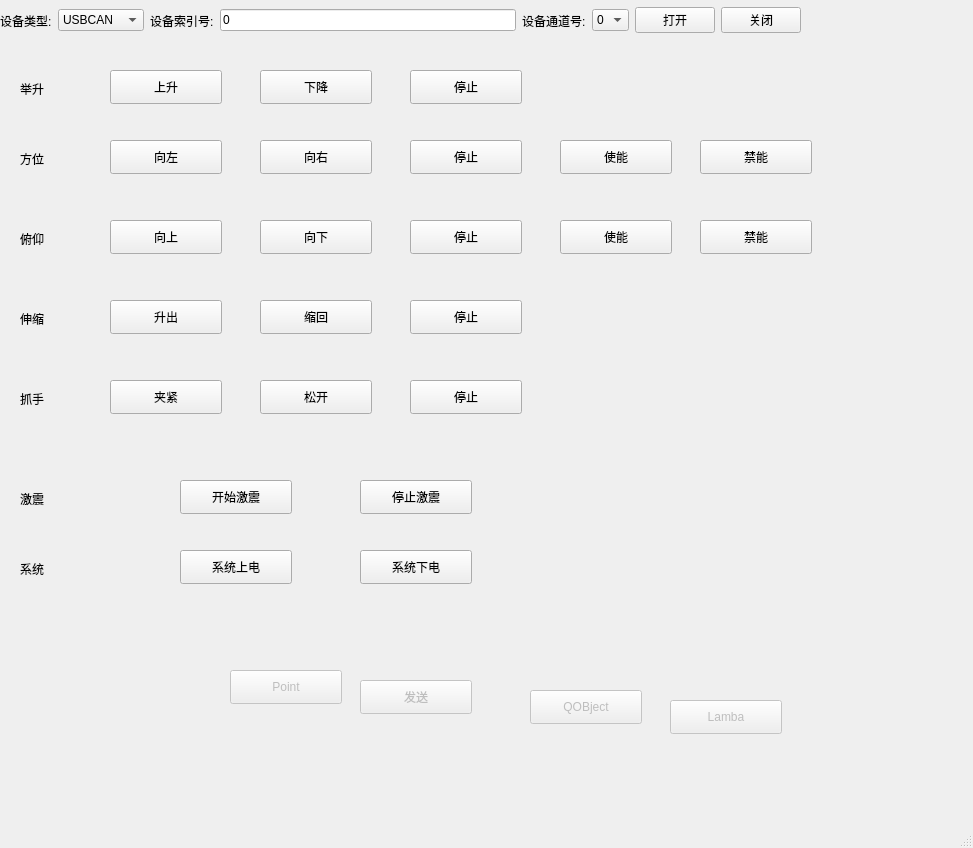
<?xml version="1.0" encoding="UTF-8"?>
<ui version="4.0">
 <class>MainWindow</class>
 <widget class="QMainWindow" name="MainWindow">
  <property name="geometry">
   <rect>
    <x>0</x>
    <y>0</y>
    <width>973</width>
    <height>848</height>
   </rect>
  </property>
  <property name="windowTitle">
   <string>MainWindow</string>
  </property>
  <widget class="QWidget" name="centralwidget">
   <widget class="QPushButton" name="pushButton">
    <property name="enabled">
     <bool>false</bool>
    </property>
    <property name="geometry">
     <rect>
      <x>360</x>
      <y>680</y>
      <width>112</width>
      <height>34</height>
     </rect>
    </property>
    <property name="text">
     <string>发送</string>
    </property>
   </widget>
   <widget class="QPushButton" name="btncon">
    <property name="enabled">
     <bool>false</bool>
    </property>
    <property name="geometry">
     <rect>
      <x>530</x>
      <y>690</y>
      <width>112</width>
      <height>34</height>
     </rect>
    </property>
    <property name="text">
     <string>QOBject</string>
    </property>
   </widget>
   <widget class="QPushButton" name="lamba">
    <property name="enabled">
     <bool>false</bool>
    </property>
    <property name="geometry">
     <rect>
      <x>670</x>
      <y>700</y>
      <width>112</width>
      <height>34</height>
     </rect>
    </property>
    <property name="text">
     <string>Lamba</string>
    </property>
   </widget>
   <widget class="QPushButton" name="point">
    <property name="enabled">
     <bool>false</bool>
    </property>
    <property name="geometry">
     <rect>
      <x>230</x>
      <y>670</y>
      <width>112</width>
      <height>34</height>
     </rect>
    </property>
    <property name="text">
     <string>Point</string>
    </property>
   </widget>
   <widget class="QWidget" name="horizontalLayoutWidget">
    <property name="geometry">
     <rect>
      <x>0</x>
      <y>0</y>
      <width>801</width>
      <height>41</height>
     </rect>
    </property>
    <layout class="QHBoxLayout" name="horizontalLayout">
     <item>
      <widget class="QLabel" name="label">
       <property name="text">
        <string>设备类型:</string>
       </property>
      </widget>
     </item>
     <item>
      <widget class="QComboBox" name="comboBox">
       <item>
        <property name="text">
         <string>USBCAN</string>
        </property>
       </item>
       <item>
        <property name="text">
         <string>CAN_E_U</string>
        </property>
       </item>
      </widget>
     </item>
     <item>
      <widget class="QLabel" name="label_2">
       <property name="text">
        <string>设备索引号:</string>
       </property>
      </widget>
     </item>
     <item>
      <widget class="QLineEdit" name="lineEdit">
       <property name="text">
        <string>0</string>
       </property>
      </widget>
     </item>
     <item>
      <widget class="QLabel" name="label_3">
       <property name="text">
        <string>设备通道号:</string>
       </property>
      </widget>
     </item>
     <item>
      <widget class="QComboBox" name="comboBox_2">
       <item>
        <property name="text">
         <string>0</string>
        </property>
       </item>
       <item>
        <property name="text">
         <string>1</string>
        </property>
       </item>
      </widget>
     </item>
     <item>
      <widget class="QPushButton" name="openButton">
       <property name="text">
        <string>打开</string>
       </property>
      </widget>
     </item>
     <item>
      <widget class="QPushButton" name="closeButton">
       <property name="text">
        <string>关闭</string>
       </property>
      </widget>
     </item>
    </layout>
   </widget>
   <widget class="QPushButton" name="pushButton_2">
    <property name="geometry">
     <rect>
      <x>110</x>
      <y>70</y>
      <width>112</width>
      <height>34</height>
     </rect>
    </property>
    <property name="text">
     <string>上升</string>
    </property>
   </widget>
   <widget class="QPushButton" name="pushButton_3">
    <property name="geometry">
     <rect>
      <x>260</x>
      <y>70</y>
      <width>112</width>
      <height>34</height>
     </rect>
    </property>
    <property name="text">
     <string>下降</string>
    </property>
   </widget>
   <widget class="QPushButton" name="pushButton_4">
    <property name="geometry">
     <rect>
      <x>410</x>
      <y>70</y>
      <width>112</width>
      <height>34</height>
     </rect>
    </property>
    <property name="text">
     <string>停止</string>
    </property>
   </widget>
   <widget class="QPushButton" name="pushButton_5">
    <property name="geometry">
     <rect>
      <x>110</x>
      <y>140</y>
      <width>112</width>
      <height>34</height>
     </rect>
    </property>
    <property name="text">
     <string>向左</string>
    </property>
   </widget>
   <widget class="QPushButton" name="pushButton_6">
    <property name="geometry">
     <rect>
      <x>260</x>
      <y>140</y>
      <width>112</width>
      <height>34</height>
     </rect>
    </property>
    <property name="text">
     <string>向右</string>
    </property>
   </widget>
   <widget class="QPushButton" name="pushButton_7">
    <property name="geometry">
     <rect>
      <x>410</x>
      <y>140</y>
      <width>112</width>
      <height>34</height>
     </rect>
    </property>
    <property name="text">
     <string>停止</string>
    </property>
   </widget>
   <widget class="QPushButton" name="pushButton_8">
    <property name="geometry">
     <rect>
      <x>110</x>
      <y>220</y>
      <width>112</width>
      <height>34</height>
     </rect>
    </property>
    <property name="text">
     <string>向上</string>
    </property>
   </widget>
   <widget class="QPushButton" name="pushButton_9">
    <property name="geometry">
     <rect>
      <x>260</x>
      <y>220</y>
      <width>112</width>
      <height>34</height>
     </rect>
    </property>
    <property name="text">
     <string>向下</string>
    </property>
   </widget>
   <widget class="QPushButton" name="pushButton_10">
    <property name="geometry">
     <rect>
      <x>410</x>
      <y>220</y>
      <width>112</width>
      <height>34</height>
     </rect>
    </property>
    <property name="text">
     <string>停止</string>
    </property>
   </widget>
   <widget class="QPushButton" name="pushButton_11">
    <property name="geometry">
     <rect>
      <x>110</x>
      <y>300</y>
      <width>112</width>
      <height>34</height>
     </rect>
    </property>
    <property name="text">
     <string>升出</string>
    </property>
   </widget>
   <widget class="QPushButton" name="pushButton_12">
    <property name="geometry">
     <rect>
      <x>260</x>
      <y>300</y>
      <width>112</width>
      <height>34</height>
     </rect>
    </property>
    <property name="text">
     <string>缩回</string>
    </property>
   </widget>
   <widget class="QPushButton" name="pushButton_13">
    <property name="geometry">
     <rect>
      <x>410</x>
      <y>300</y>
      <width>112</width>
      <height>34</height>
     </rect>
    </property>
    <property name="text">
     <string>停止</string>
    </property>
   </widget>
   <widget class="QPushButton" name="pushButton_14">
    <property name="geometry">
     <rect>
      <x>110</x>
      <y>380</y>
      <width>112</width>
      <height>34</height>
     </rect>
    </property>
    <property name="text">
     <string>夹紧</string>
    </property>
   </widget>
   <widget class="QPushButton" name="pushButton_15">
    <property name="geometry">
     <rect>
      <x>260</x>
      <y>380</y>
      <width>112</width>
      <height>34</height>
     </rect>
    </property>
    <property name="text">
     <string>松开</string>
    </property>
   </widget>
   <widget class="QPushButton" name="pushButton_16">
    <property name="geometry">
     <rect>
      <x>410</x>
      <y>380</y>
      <width>112</width>
      <height>34</height>
     </rect>
    </property>
    <property name="text">
     <string>停止</string>
    </property>
   </widget>
   <widget class="QPushButton" name="pushButton_17">
    <property name="geometry">
     <rect>
      <x>180</x>
      <y>480</y>
      <width>112</width>
      <height>34</height>
     </rect>
    </property>
    <property name="text">
     <string>开始激震</string>
    </property>
   </widget>
   <widget class="QPushButton" name="pushButton_18">
    <property name="geometry">
     <rect>
      <x>360</x>
      <y>480</y>
      <width>112</width>
      <height>34</height>
     </rect>
    </property>
    <property name="text">
     <string>停止激震</string>
    </property>
   </widget>
   <widget class="QPushButton" name="pushButton_19">
    <property name="geometry">
     <rect>
      <x>180</x>
      <y>550</y>
      <width>112</width>
      <height>34</height>
     </rect>
    </property>
    <property name="text">
     <string>系统上电</string>
    </property>
   </widget>
   <widget class="QPushButton" name="pushButton_20">
    <property name="geometry">
     <rect>
      <x>360</x>
      <y>550</y>
      <width>112</width>
      <height>34</height>
     </rect>
    </property>
    <property name="text">
     <string>系统下电</string>
    </property>
   </widget>
   <widget class="QLabel" name="label_4">
    <property name="geometry">
     <rect>
      <x>20</x>
      <y>80</y>
      <width>81</width>
      <height>18</height>
     </rect>
    </property>
    <property name="text">
     <string>举升</string>
    </property>
   </widget>
   <widget class="QLabel" name="label_5">
    <property name="geometry">
     <rect>
      <x>20</x>
      <y>150</y>
      <width>81</width>
      <height>18</height>
     </rect>
    </property>
    <property name="text">
     <string>方位</string>
    </property>
   </widget>
   <widget class="QLabel" name="label_6">
    <property name="geometry">
     <rect>
      <x>20</x>
      <y>230</y>
      <width>81</width>
      <height>18</height>
     </rect>
    </property>
    <property name="text">
     <string>俯仰</string>
    </property>
   </widget>
   <widget class="QLabel" name="label_7">
    <property name="geometry">
     <rect>
      <x>20</x>
      <y>310</y>
      <width>81</width>
      <height>18</height>
     </rect>
    </property>
    <property name="text">
     <string>伸缩</string>
    </property>
   </widget>
   <widget class="QLabel" name="label_8">
    <property name="geometry">
     <rect>
      <x>20</x>
      <y>390</y>
      <width>81</width>
      <height>18</height>
     </rect>
    </property>
    <property name="text">
     <string>抓手</string>
    </property>
   </widget>
   <widget class="QLabel" name="label_9">
    <property name="geometry">
     <rect>
      <x>20</x>
      <y>490</y>
      <width>81</width>
      <height>18</height>
     </rect>
    </property>
    <property name="text">
     <string>激震</string>
    </property>
   </widget>
   <widget class="QLabel" name="label_10">
    <property name="geometry">
     <rect>
      <x>20</x>
      <y>560</y>
      <width>81</width>
      <height>18</height>
     </rect>
    </property>
    <property name="text">
     <string>系统</string>
    </property>
   </widget>
   <widget class="QPushButton" name="pushButton_21">
    <property name="geometry">
     <rect>
      <x>560</x>
      <y>140</y>
      <width>112</width>
      <height>34</height>
     </rect>
    </property>
    <property name="text">
     <string>使能</string>
    </property>
   </widget>
   <widget class="QPushButton" name="pushButton_22">
    <property name="geometry">
     <rect>
      <x>700</x>
      <y>140</y>
      <width>112</width>
      <height>34</height>
     </rect>
    </property>
    <property name="text">
     <string>禁能</string>
    </property>
   </widget>
   <widget class="QPushButton" name="pushButton_23">
    <property name="geometry">
     <rect>
      <x>560</x>
      <y>220</y>
      <width>112</width>
      <height>34</height>
     </rect>
    </property>
    <property name="text">
     <string>使能</string>
    </property>
   </widget>
   <widget class="QPushButton" name="pushButton_24">
    <property name="geometry">
     <rect>
      <x>700</x>
      <y>220</y>
      <width>112</width>
      <height>34</height>
     </rect>
    </property>
    <property name="text">
     <string>禁能</string>
    </property>
   </widget>
  </widget>
  <widget class="QMenuBar" name="menubar">
   <property name="geometry">
    <rect>
     <x>0</x>
     <y>0</y>
     <width>973</width>
     <height>29</height>
    </rect>
   </property>
  </widget>
  <widget class="QStatusBar" name="statusbar"/>
 </widget>
 <resources/>
 <connections/>
</ui>
